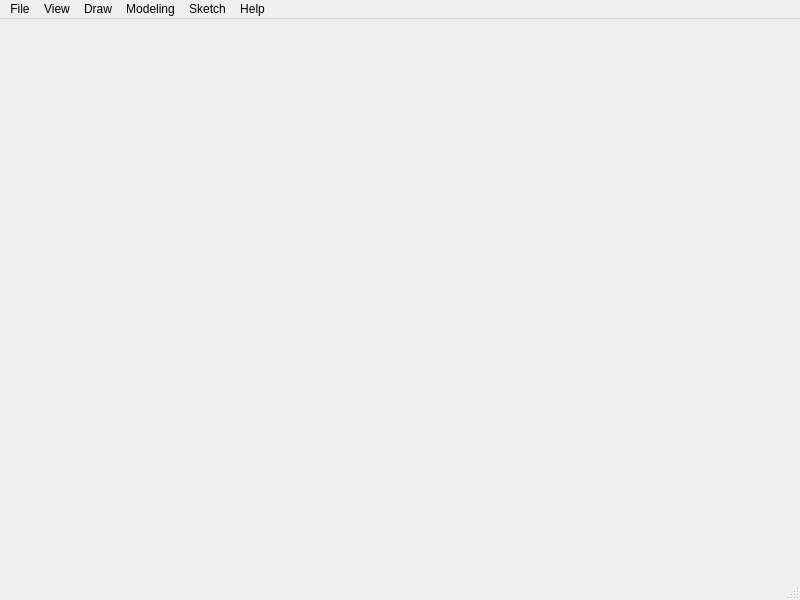
<?xml version="1.0" encoding="UTF-8"?>
<ui version="4.0">
 <class>occQtClass</class>
 <widget class="QMainWindow" name="occQtClass">
  <property name="geometry">
   <rect>
    <x>0</x>
    <y>0</y>
    <width>800</width>
    <height>600</height>
   </rect>
  </property>
  <property name="windowTitle">
   <string>occSketcher</string>
  </property>
  <property name="windowIcon">
   <iconset resource="occQt.qrc">
    <normaloff>:/Resources/lamp.png</normaloff>:/Resources/lamp.png</iconset>
  </property>
  <widget class="QWidget" name="centralWidget"/>
  <widget class="QMenuBar" name="menuBar">
   <property name="geometry">
    <rect>
     <x>0</x>
     <y>0</y>
     <width>800</width>
     <height>21</height>
    </rect>
   </property>
   <widget class="QMenu" name="menuFile">
    <property name="title">
     <string>File</string>
    </property>
    <addaction name="actionExit"/>
   </widget>
   <widget class="QMenu" name="menuView">
    <property name="title">
     <string>View</string>
    </property>
    <addaction name="actionZoom"/>
    <addaction name="actionPan"/>
    <addaction name="actionRotate"/>
    <addaction name="separator"/>
    <addaction name="actionReset"/>
    <addaction name="actionFitAll"/>
   </widget>
   <widget class="QMenu" name="menuPrimitive">
    <property name="title">
     <string>Draw</string>
    </property>
    <addaction name="actionBox"/>
    <addaction name="actionCone"/>
    <addaction name="actionSphere"/>
    <addaction name="actionCylinder"/>
    <addaction name="actionTorus"/>
   </widget>
   <widget class="QMenu" name="menuModeling">
    <property name="title">
     <string>Modeling</string>
    </property>
    <addaction name="actionFillet"/>
    <addaction name="actionChamfer"/>
    <addaction name="actionExtrude"/>
    <addaction name="actionRevolve"/>
    <addaction name="actionLoft"/>
    <addaction name="separator"/>
    <addaction name="actionCut"/>
    <addaction name="actionFuse"/>
    <addaction name="actionCommon"/>
    <addaction name="separator"/>
    <addaction name="actionHelix"/>
   </widget>
   <widget class="QMenu" name="menuHelp">
    <property name="title">
     <string>Help</string>
    </property>
    <addaction name="actionAbout"/>
   </widget>
   <widget class="QMenu" name="menuMyMenu">
    <property name="title">
     <string>Sketch</string>
    </property>
    <addaction name="actionLine"/>
    <addaction name="actionCircle"/>
    <addaction name="actionPoint"/>
   </widget>
   <addaction name="menuFile"/>
   <addaction name="menuView"/>
   <addaction name="menuPrimitive"/>
   <addaction name="menuModeling"/>
   <addaction name="menuMyMenu"/>
   <addaction name="menuHelp"/>
  </widget>
  <widget class="QStatusBar" name="statusBar"/>
  <action name="actionExit">
   <property name="text">
    <string>Exit</string>
   </property>
   <property name="shortcut">
    <string>Ctrl+Q</string>
   </property>
  </action>
  <action name="actionZoom">
   <property name="checkable">
    <bool>false</bool>
   </property>
   <property name="icon">
    <iconset resource="occQt.qrc">
     <normaloff>:/Resources/Zoom.png</normaloff>:/Resources/Zoom.png</iconset>
   </property>
   <property name="text">
    <string>Zoom</string>
   </property>
  </action>
  <action name="actionPan">
   <property name="checkable">
    <bool>false</bool>
   </property>
   <property name="icon">
    <iconset resource="occQt.qrc">
     <normaloff>:/Resources/Pan.png</normaloff>:/Resources/Pan.png</iconset>
   </property>
   <property name="text">
    <string>Pan</string>
   </property>
  </action>
  <action name="actionRotate">
   <property name="checkable">
    <bool>false</bool>
   </property>
   <property name="checked">
    <bool>false</bool>
   </property>
   <property name="icon">
    <iconset resource="occQt.qrc">
     <normaloff>:/Resources/Rotate.png</normaloff>:/Resources/Rotate.png</iconset>
   </property>
   <property name="text">
    <string>Rotate</string>
   </property>
  </action>
  <action name="actionReset">
   <property name="icon">
    <iconset resource="occQt.qrc">
     <normaloff>:/Resources/Home.png</normaloff>:/Resources/Home.png</iconset>
   </property>
   <property name="text">
    <string>Reset</string>
   </property>
  </action>
  <action name="actionFitAll">
   <property name="icon">
    <iconset resource="occQt.qrc">
     <normaloff>:/Resources/FitAll.png</normaloff>:/Resources/FitAll.png</iconset>
   </property>
   <property name="text">
    <string>FitAll</string>
   </property>
  </action>
  <action name="actionAbout">
   <property name="icon">
    <iconset resource="occQt.qrc">
     <normaloff>:/Resources/lamp.png</normaloff>:/Resources/lamp.png</iconset>
   </property>
   <property name="text">
    <string>About</string>
   </property>
  </action>
  <action name="actionBox">
   <property name="icon">
    <iconset resource="occQt.qrc">
     <normaloff>:/Resources/box.png</normaloff>:/Resources/box.png</iconset>
   </property>
   <property name="text">
    <string>Box</string>
   </property>
   <property name="toolTip">
    <string>Box</string>
   </property>
  </action>
  <action name="actionCone">
   <property name="icon">
    <iconset resource="occQt.qrc">
     <normaloff>:/Resources/cone.png</normaloff>:/Resources/cone.png</iconset>
   </property>
   <property name="text">
    <string>Cone</string>
   </property>
  </action>
  <action name="actionSphere">
   <property name="icon">
    <iconset resource="occQt.qrc">
     <normaloff>:/Resources/sphere.png</normaloff>:/Resources/sphere.png</iconset>
   </property>
   <property name="text">
    <string>Sphere</string>
   </property>
  </action>
  <action name="actionCylinder">
   <property name="icon">
    <iconset resource="occQt.qrc">
     <normaloff>:/Resources/cylinder.png</normaloff>:/Resources/cylinder.png</iconset>
   </property>
   <property name="text">
    <string>Cylinder</string>
   </property>
  </action>
  <action name="actionTorus">
   <property name="icon">
    <iconset resource="occQt.qrc">
     <normaloff>:/Resources/torus.png</normaloff>:/Resources/torus.png</iconset>
   </property>
   <property name="text">
    <string>Torus</string>
   </property>
  </action>
  <action name="actionFillet">
   <property name="icon">
    <iconset resource="occQt.qrc">
     <normaloff>:/Resources/fillet.png</normaloff>:/Resources/fillet.png</iconset>
   </property>
   <property name="text">
    <string>Fillet</string>
   </property>
  </action>
  <action name="actionChamfer">
   <property name="icon">
    <iconset resource="occQt.qrc">
     <normaloff>:/Resources/chamfer.png</normaloff>:/Resources/chamfer.png</iconset>
   </property>
   <property name="text">
    <string>Chamfer</string>
   </property>
  </action>
  <action name="actionExtrude">
   <property name="icon">
    <iconset resource="occQt.qrc">
     <normaloff>:/Resources/extrude.png</normaloff>:/Resources/extrude.png</iconset>
   </property>
   <property name="text">
    <string>Extrude</string>
   </property>
  </action>
  <action name="actionRevolve">
   <property name="icon">
    <iconset resource="occQt.qrc">
     <normaloff>:/Resources/revolve.png</normaloff>:/Resources/revolve.png</iconset>
   </property>
   <property name="text">
    <string>Rovelve</string>
   </property>
  </action>
  <action name="actionLoft">
   <property name="icon">
    <iconset resource="occQt.qrc">
     <normaloff>:/Resources/loft.png</normaloff>:/Resources/loft.png</iconset>
   </property>
   <property name="text">
    <string>Loft</string>
   </property>
  </action>
  <action name="actionCut">
   <property name="icon">
    <iconset resource="occQt.qrc">
     <normaloff>:/Resources/cut.png</normaloff>:/Resources/cut.png</iconset>
   </property>
   <property name="text">
    <string>Cut</string>
   </property>
  </action>
  <action name="actionFuse">
   <property name="icon">
    <iconset resource="occQt.qrc">
     <normaloff>:/Resources/fuse.png</normaloff>:/Resources/fuse.png</iconset>
   </property>
   <property name="text">
    <string>Fuse</string>
   </property>
  </action>
  <action name="actionCommon">
   <property name="icon">
    <iconset resource="occQt.qrc">
     <normaloff>:/Resources/common.png</normaloff>:/Resources/common.png</iconset>
   </property>
   <property name="text">
    <string>Common</string>
   </property>
  </action>
  <action name="actionHelix">
   <property name="icon">
    <iconset resource="occQt.qrc">
     <normaloff>:/Resources/helix.png</normaloff>:/Resources/helix.png</iconset>
   </property>
   <property name="text">
    <string>Helix</string>
   </property>
  </action>
  <action name="actionLine">
   <property name="icon">
    <iconset resource="occSketcher.qrc">
     <normaloff>:/res/inputLine.png</normaloff>:/res/inputLine.png</iconset>
   </property>
   <property name="text">
    <string>Line</string>
   </property>
  </action>
  <action name="actionCircle">
   <property name="icon">
    <iconset resource="occSketcher.qrc">
     <normaloff>:/res/inputCircle.png</normaloff>:/res/inputCircle.png</iconset>
   </property>
   <property name="text">
    <string>Circle</string>
   </property>
  </action>
  <action name="actionPoint">
   <property name="icon">
    <iconset resource="occSketcher.qrc">
     <normaloff>:/res/inputPoint.PNG</normaloff>:/res/inputPoint.PNG</iconset>
   </property>
   <property name="text">
    <string>Point</string>
   </property>
   <property name="toolTip">
    <string>Point</string>
   </property>
  </action>
 </widget>
 <layoutdefault spacing="6" margin="11"/>
 <resources>
  <include location="occQt.qrc"/>
  <include location="occSketcher.qrc"/>
 </resources>
 <connections/>
</ui>
